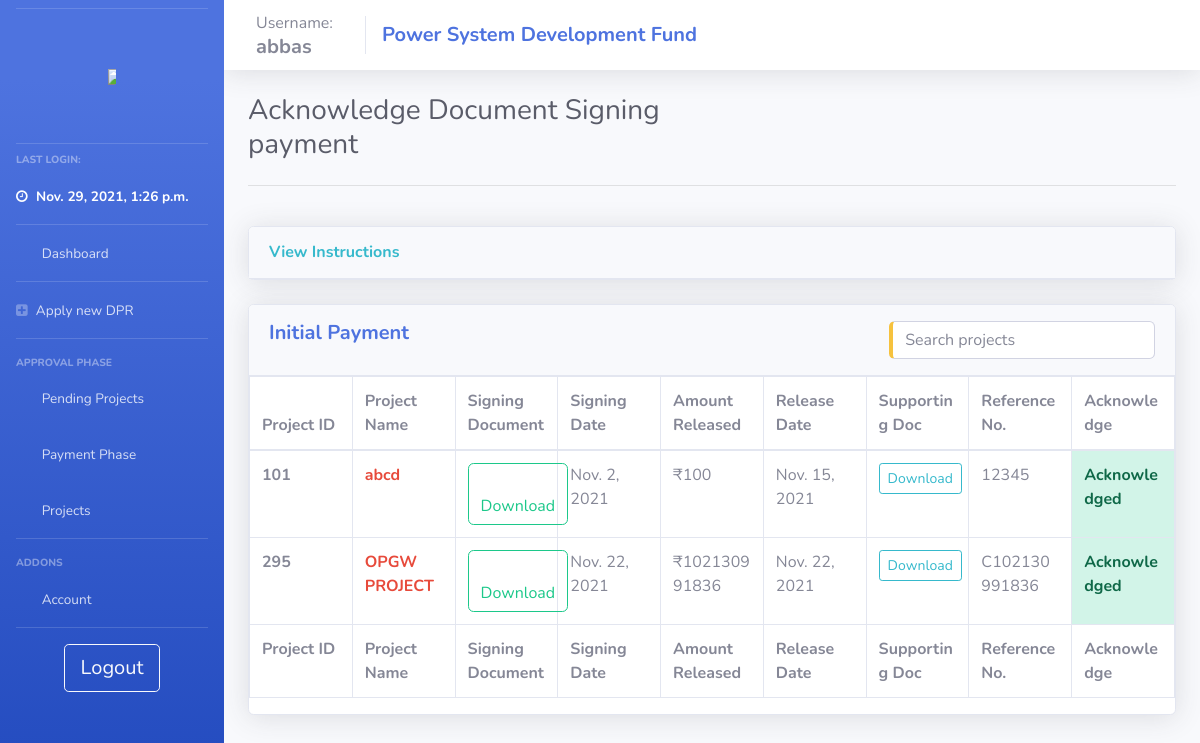
The page /user_init_payment/ (signed in) on the database its author committed.
### psdf_main/models.py (models this page shows)
class users(models.Model):
    username = models.CharField(max_length=200, null = False, unique = True)
    password = models.CharField(max_length=200, null = True)
    nodal = models.CharField(max_length=200, null = True)
    region = models.CharField(max_length=20, null = True)
    email = models.TextField(max_length=50, null=True)
    utilname = models.CharField(max_length=400, null = True)
    contact = models.CharField(max_length=10, null = True)
    address = models.CharField(max_length=500, null = True)
    reqdate = models.DateField(auto_now_add=True,null = True)
    aprdate = models.DateField( null = True)
    lastlogin = models.DateTimeField(null = True)
    admin = models.BooleanField(default=False)
    auditor = models.BooleanField(default=False)
    active = models.BooleanField(default=False)
    activate = models.BooleanField(default=False)
    notification = models.TextField(null=True)
    tpd = models.TextField(null=True)

class init_payment(models.Model):
    project = models.ForeignKey(projects, null = True, on_delete= models.CASCADE)
    user = models.ForeignKey(users, null = True, on_delete= models.CASCADE)
    ref_no = models.TextField(null=True, default='Not available')
    amount = models.IntegerField(null=True)
    release_date = models.DateField(null=True, auto_now_add=True)
    recv_date = models.DateField(null=True)
    filepath = models.TextField(null = True)
    ack = models.BooleanField(default= False)

class projects(models.Model):
    userid = models.ForeignKey(users, null = True, on_delete = models.SET_NULL)
    name = models.CharField(max_length=200, null = False)
    newid = models.IntegerField(null = True, unique=True)
    dprsubdate = models.DateField(null = True)
    amt_asked = models.IntegerField(null = False)
    amt_approved = models.IntegerField(null = True)
    amt_released = models.IntegerField(default = 0)
    schedule = models.IntegerField(null = True)
    fundcategory = models.CharField(max_length=20, null = True)
    projectpath = models.TextField(null = True)
    quantumOfFunding = models.IntegerField(null = True)
    status = models.CharField(max_length=1, null = True, default = '1')
    submitted_boq  = models.TextField(null=True)
    approved = models.BooleanField(default = False)
    ext = models.TextField(null=True)
    extF = models.TextField(null=True)
    deny = models.BooleanField(default = False)
    remark = models.TextField(null = True)
    remark_date = models.DateField(null = True)
    completedate = models.DateField(null = True)
    denydate = models.DateField(null = True)
    approvedate = models.DateField(null = True)
    tesg_list = models.TextField(null=True)
    dpraprdate = models.DateField(null = True, auto_now_add=True)
    tesgaprdate = models.DateField(null = True)
    appraprdate = models.DateField(null = True)
    moniaprdate = models.DateField(null = True)
    workflow = models.TextField(null=True)
    sanction_date = models.DateField(null=True)
    doc_path = models.TextField(null=True)
    doc_sign_date = models.DateField(null=True)
    completed = models.BooleanField(null=True, default=False)

### psdf_main/initial_payment.py (the view, shortened to what this page needs)
# urls.py: path('user_init_payment/', views.user_init_payment, name="user_init_payment"),
def user_init_payment(request):
    if useronline(request) and not adminonline(request):
        context = full_user_context(request)
        context['init_pays'] = init_payment.objects.filter(user = getuser(request))
        return render(request, 'psdf_main/_user_init_payment.html', context)
    else:
        return oops(request)

### psdf_main/helpers.py (called while the page is built)
def useronline(request):
    if (request.session.has_key('user')):
        return True
    else:
        return False

def adminonline(request):
    if (request.session.has_key('user') and request.session.has_key('admin')):
        return True
    else:
        return False

def getuser(request):
    try:
        return users.objects.filter(username = request.session['user'])[:1].get()
    except:
        return oops(request)

### psdf_main/templates/psdf_main/_user_init_payment.html (shortened to what this page needs)
{% extends 'psdf_main/includes/layout.html'%} {% load custom_tags %} {% load static %} {% block body %}
<div class="row">
    <div class="col-md-6">
        <h1 class="h3 mb-2 text-gray-800">Acknowledge Document Signing payment</h1>
    </div>
    <div class="col-md-2">
    </div>
    <div class="col-md-4">
    </div>
</div>
<hr>
<br>
<div class="row">
    <div class="col-lg-12">
        <div class="card shadow mb-4">
            <a href="#format" class="d-block card-header py-3" data-toggle="collapse" role="button" aria-expanded="true" aria-controls="collapseCardExample">
                <h6 class="m-0 font-weight-bold text-info">View Instructions</h6>
            </a>
        </div>
    </div>
</div>
<div class="row">
    <div class="col-lg-12">
        <div class="card shadow mb-4">
            <div class="card-header py-3">
                <h5 class="m-0 font-weight-bold text-primary">Initial Payment
                    <input type="text" id="temp_proj_search" class="form-control input-text pull-right border-left-warning" onkeyup="get_temp_proj('temp_proj_search','dataTable')" placeholder="Search projects" title="Search" style="margin:auto; width: 30%;">
                </h5>
            </div>
            <div class="table-responsive">
                <table class="table table-bordered table-hover" id="dataTable" width="100%" cellspacing="0" style="table-layout: fixed;
                width: 100%;">
                    <thead>
                        <tr>
                            <th>Project ID</th>
                            <th>Project Name</th>
                            <th>Signing Document</th>
                            <th>Signing Date</th>
                            <th>Amount Released</th>
                            <th>Release Date</th>
                            <th>Supporting Doc</th>
                            <th>Reference No.</th>
                            <th>Acknowledge</th>
                        </tr>
                    </thead>
                    <tfoot>
                        <tr>
                            <th>Project ID</th>
                            <th>Project Name</th>
                            <th>Signing Document</th>
                            <th>Signing Date</th>
                            <th>Amount Released</th>
                            <th>Release Date</th>
                            <th>Supporting Doc</th>
                            <th>Reference No.</th>
                            <th>Acknowledge</th>
                        </tr>
                    </tfoot>
                    <tbody>
                        {% if not init_pays %}
                        <tr>
                            <td>Not Available</td>
                            <td>Not Available</td>
                            <td>Not Available</td>
                            <td>Not Available</td>
                            <td>Not Available</td>
                            <td>Not Available</td>
                            <td>Not Available</td>
                            <td>Not Available</td>
                            <td>Not Available</td>
                        </tr>
                        {% else %} {% for proj in init_pays %}
                        <tr>
                            <td class="font-weight-bolder">{{proj.project.newid}}</td>
                            <td><a href="/user_project_details/{{proj.project.id}}" class="font-weight-bold text-danger">{{proj.project.name}}</a></td>
                            <td><a class="btn btn-outline-success" href="/download_doc_sign/{{proj.project.id}}"><i class="fas fa-download"></i> Download </a></td>
                            <td>{{proj.project.doc_sign_date}}</td>
                            <td>₹{{proj.amount}}</td>
                            <td>{{proj.release_date}}</td>
                            <td><a href="/downloadinitpay/{{proj.id}}" class="btn btn-sm btn-outline-info">Download</a></td>
                            {% if proj.ack == False or proj.ack == '' or proj.ack == ' ' %}
                            <form action = "{% url 'user_init_payment' %}" method="post">
                                {% csrf_token %}
                                <td>    <input type = "text" name = "refno" id = "refno" class="form-control"></td>
                                <td>    <button type="button" class="btn btn-outline-danger btn-responsive text-center btn-block" data-toggle="modal" data-target="#forpay">
                                    Accept
                                 </button></td>
                                <div class="modal fade" id="forpay" tabindex="-1" role="dialog" aria-labelledby="forpay" aria-hidden="true">
                                    <div class="modal-dialog modal-xl modal-dialog-centered" role="document">
                                        <div class="modal-content">
                                            <div class="modal-header">
                                                <h3 class="modal-title text-black-50" id="">Confirmation</h3>
                                                <button type="button" class="close" data-dismiss="modal" aria-label="Close">
                                            <span aria-hidden="true">&times;</span>
                                        </button>
                                            </div>
                                            <div class="modal-body">
                                                <h5 class="font-weight-bold">Please confirm</h5>
                                                <hr>
                                                <br>
                                                <input type="hidden" value="{{proj.id}}" name="payid" id="payid">
                                                <div class="row container-fluid">
                                                    <input type="password" class="form-control col-md-6" name="userpass" id="userpass" placeholder="Enter your password.">
                                                    <div class="col-md-1"></div>
                                                    <input type="submit" class = "btn btn-outline-danger" value = "Submit">
                                                    <div class="col-md-1"></div>
                                                </div>
                                                <br>
                                                <hr>
                                                <br>
                                            </div>
                                        </div>
                                    </div>
                                </div>
                            </form>
                            {% else %}
                            <td>{{proj.ref_no}}</td>
                            <td class="alert-success"><strong>Acknowledged</strong></td>
                            {% endif %}
                        </tr>
                        {% endfor %} {% endif %}
                    </tbody>
                </table>
            </div>
        </div>
    </div>
</div>
{% endblock %}

### psdf_main/templates/psdf_main/includes/layout.html (shortened to what this page needs)
{% load static %}
<!DOCTYPE html>
<html>
<head>
    <link rel="stylesheet" href="{% static '/css/base.css' %}" type="text/css">
    <link href="{% static 'css/sb-admin-2.min.css' %}" rel="stylesheet" type="text/css">
    <link href="{% static 'vendor1/fontawesome-free/css/all.css' %}" rel="stylesheet" type="text/css">
    <link rel="stylesheet" href="https://cdnjs.cloudflare.com/ajax/libs/font-awesome/4.7.0/css/font-awesome.min.css">
</head>
<body id="page-top">
    <div id="wrapper">
        {% include 'psdf_main/includes/_navbar.html'%}
        <div id="content-wrapper" class="d-flex flex-column">
            <nav class="navbar navbar-expand navbar-light bg-white topbar mb-4 static-top shadow">
                <div class="sidebar-brand-text mx-3">Username:
                    <h5 class="m-0 font-weight-bold">{{user.username}}</h5>
                </div>
                <div class="navbar-brand">
                    <h5 class="m-0 font-weight-bold text-primary">Power System Development Fund</h5>
                </div>
            </nav>
            <div id="content">
                <div class="container-fluid">
                    {% block body %} {% endblock %}
                </div>
            </div>
        </div>
    </div>
</body>
</html>

### psdf_main/templates/psdf_main/includes/_navbar.html (shortened to what this page needs)
{% load static %}
<ul class="navbar-nav bg-gradient-primary sidebar sidebar-dark accordion" id="accordionSidebar">
    <hr class="sidebar-divider my-2"><br>
    <a class="sidebar-brand d-flex align-items-center justify-content-center" href="{% url ''%}">
        <div class="">
            <img src="{% static 'images/posocologo.png' %}" style="max-width:50%; max-height:50%;">
        </div>
    </a>
    <br>
    <hr class="sidebar-divider my-2">
    <div class="sidebar-heading">
        Last Login:
    </div>
    <li class="nav-item active">
        <a class="nav-link" href="/">
            <i class="fa fa-clock-o"></i>
            <span>{{user.lastlogin}}</span></a>
    </li>
    <hr class="sidebar-divider my-0">
    <li class="nav-item">
        <a class="nav-link" href="{% url '' %}">
            <i class="fas fa-fw fa-tachometer-alt"></i>
            <span>Dashboard</span></a>
    </li>
    <hr class="sidebar-divider my-0">
    <li class="nav-item">
        <a class="nav-link" href="{% url 'newdpr' %}">
            <i class="fa fa-plus-square"></i>
            <span>Apply new DPR</span></a>
    </li>
    <hr class="sidebar-divider">
    <div class="sidebar-heading">
        Approval Phase
    </div>
    <li class="nav-item">
        <a class="nav-link collapsed" href="#" data-toggle="collapse" data-target="#collapseTwo" aria-expanded="true" aria-controls="collapseTwo">
            <i class="fas fa-fw fa-cog"></i>
            <span>Pending Projects</span>
        </a>
    </li>
    <li class="nav-item">
        <a class="nav-link collapsed" href="#" data-toggle="collapse" data-target="#collapseThree" aria-expanded="true" aria-controls="collapseThree">
            <i class="fas fa-fw fa-bank"></i>
            <span>Payment Phase</span>
        </a>
    </li>
    <li class="nav-item">
        <a class="nav-link collapsed" href="#" data-toggle="collapse" data-target="#collapseUtilities" aria-expanded="true" aria-controls="collapseUtilities">
            <i class="fas fa-fw fa-wrench"></i>
            <span>Projects</span>
        </a>
    </li>
    <hr class="sidebar-divider">
    <div class="sidebar-heading">
        Addons
    </div>
    <li class="nav-item">
        <a class="nav-link collapsed" href="#" data-toggle="collapse" data-target="#collapsePages" aria-expanded="true" aria-controls="collapsePages">
            <i class="fas fa-fw fa-folder"></i>
            <span>Account</span>
        </a>
    </li>
    <hr class="sidebar-divider d-none d-md-block">
    <div class="text-center d-none d-md-inline">
        <a class="btn btn-lg btn-outline-light btn-wrap-text" href="{% url 'logout' %}"> Logout</a>
    </div>
</ul>

### static/css/base.css (style rules this page uses)
nav .navbar-nav .nav-link, nav .navbar-brand { color: #000; }
.table-responsive { max-height: 80%; }
.btn-wrap-text { overflow: hidden; white-space: nowrap; display: inline-block; text-overflow: ellipsis; }

### rows shown on the page
users: lastlogin "Nov. 29, 2021, 1:26 p.m.", username "abbas"
init_payment: project.newid "101", project.name "abcd", project.doc_sign_date "Nov. 2, 2021", amount "100", release_date "Nov. 15, 2021", ref_no "12345"
init_payment: project.newid "295", project.name "OPGW PROJECT", project.doc_sign_date "Nov. 22, 2021", amount "102130991836", release_date "Nov. 22, 2021", ref_no "C102130991836"
